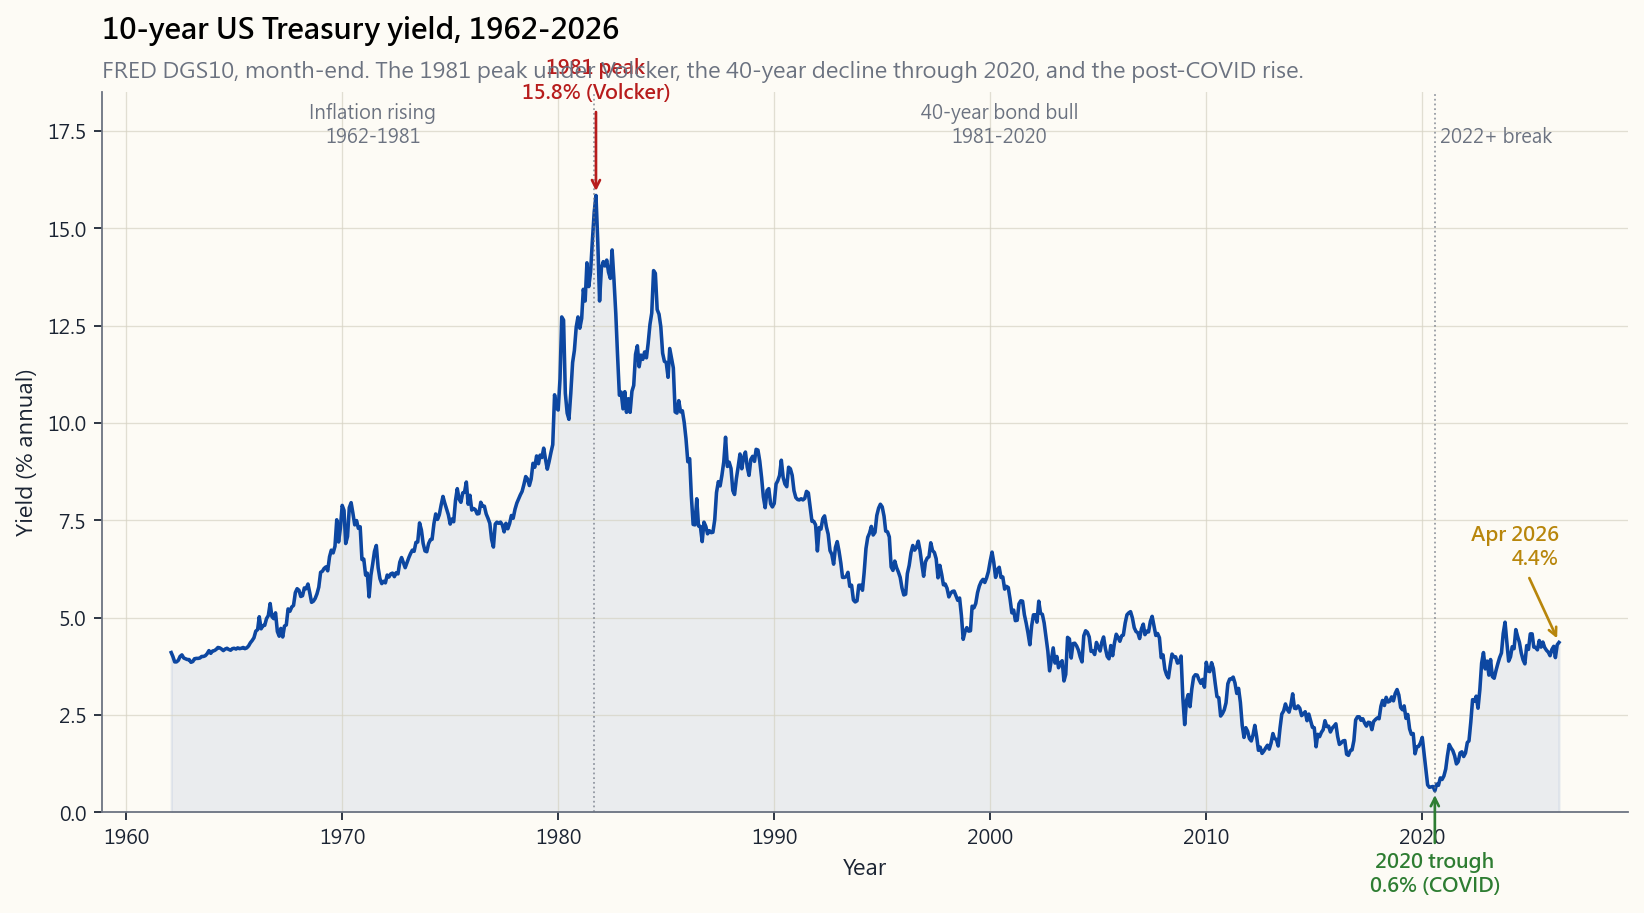

Reproduce this figure in Python.
"""Week 5, §2.7 — 10-year US Treasury yield, 1962 through 2026.

Long-run history of the 10-year constant-maturity yield via FRED's
DGS10 daily series, resampled to month-end. Annotates the 1981
Volcker peak, the 2020 COVID trough, and the most recent reading.

Run:
    uv run python course/image/week05_yield_history.py
"""

from __future__ import annotations

import sys
from pathlib import Path

import matplotlib.pyplot as plt
import pandas as pd

sys.path.insert(0, str(Path(__file__).resolve().parents[1]))

from scripts.chart_helpers import (  # noqa: E402
    PALETTE_LIGHT,
    render_for_all_locales,
    style_axes,
)
from scripts.market_data import fred_series  # noqa: E402

OUT_DIR = Path(__file__).parent
BASE = "week05_yield_history"

LANG_STRINGS = {
    "en": {
        "title":    "10-year US Treasury yield, 1962-2026",
        "subtitle": "FRED DGS10, month-end. The 1981 peak under Volcker, the 40-year decline through 2020, and the post-COVID rise.",
        "xlabel":   "Year",
        "ylabel":   "Yield (% annual)",
        "peak":     "1981 peak\n{v:.1f}% (Volcker)",
        "trough":   "2020 trough\n{v:.1f}% (COVID)",
        "now":      "Apr 2026\n{v:.1f}%",
        "regime1":  "Inflation rising\n1962-1981",
        "regime2":  "40-year bond bull\n1981-2020",
        "regime3":  "2022+ break",
    },
    "hk": {
        "title":    "十年期美國國債孳息率,1962-2026",
        "subtitle": "FRED DGS10 月底數據。1981 年沃爾克高峰,40 年下行至 2020 年,COVID 後反彈。",
        "xlabel":   "年份",
        "ylabel":   "孳息率(年化 %)",
        "peak":     "1981 年高峰\n{v:.1f}%(沃爾克)",
        "trough":   "2020 年低谷\n{v:.1f}%(COVID)",
        "now":      "2026 年 4 月\n{v:.1f}%",
        "regime1":  "通脹上行\n1962-1981",
        "regime2":  "四十年債券大牛\n1981-2020",
        "regime3":  "2022 後斷裂",
    },
    "tw": {
        "title":    "十年期美國公債殖利率,1962-2026",
        "subtitle": "FRED DGS10 月底資料。1981 年伏克爾高峰、40 年下行至 2020 年、COVID 後反彈。",
        "xlabel":   "年份",
        "ylabel":   "殖利率(年化 %)",
        "peak":     "1981 年高峰\n{v:.1f}%(伏克爾)",
        "trough":   "2020 年低谷\n{v:.1f}%(COVID)",
        "now":      "2026 年 4 月\n{v:.1f}%",
        "regime1":  "通膨上行\n1962-1981",
        "regime2":  "四十年公債大多頭\n1981-2020",
        "regime3":  "2022 後斷裂",
    },
    "cn": {
        "title":    "十年期美国国债收益率,1962-2026",
        "subtitle": "FRED DGS10 月末数据。1981 年沃尔克高峰、40 年下行至 2020 年、COVID 后反弹。",
        "xlabel":   "年份",
        "ylabel":   "收益率(年化 %)",
        "peak":     "1981 年高峰\n{v:.1f}%(沃尔克)",
        "trough":   "2020 年低谷\n{v:.1f}%(COVID)",
        "now":      "2026 年 4 月\n{v:.1f}%",
        "regime1":  "通胀上行\n1962-1981",
        "regime2":  "四十年债券大牛\n1981-2020",
        "regime3":  "2022 后断裂",
    },
}


def _load() -> pd.Series:
    df = fred_series("DGS10", start="1962-01-01")
    s = df.iloc[:, 0].dropna().astype(float)
    s.index = pd.to_datetime(s.index)
    s = s.resample("ME").last().dropna()
    return s


def build_fig(s):
    series = _load()
    p = PALETTE_LIGHT
    fig, ax = plt.subplots(figsize=(10.4, 5.8))
    style_axes(ax, p)

    ax.plot(series.index, series.values, color=p["blue"], linewidth=1.6)
    ax.fill_between(series.index, 0, series.values, color=p["blue"], alpha=0.08)

    # Find peak (around 1981) and trough (around 2020)
    peak_idx = series["1980":"1982"].idxmax()
    peak_v = series.loc[peak_idx]
    trough_idx = series["2020":"2020"].idxmin()
    trough_v = series.loc[trough_idx]
    last_idx = series.index[-1]
    last_v = float(series.iloc[-1])

    # Annotate peak
    ax.annotate(s["peak"].format(v=peak_v),
                xy=(peak_idx, peak_v), xytext=(peak_idx, peak_v + 2.5),
                ha="center", fontsize=9, color=p["red"], fontweight="bold",
                arrowprops=dict(arrowstyle="->", color=p["red"], lw=1.2))
    # Annotate trough
    ax.annotate(s["trough"].format(v=trough_v),
                xy=(trough_idx, trough_v), xytext=(trough_idx, trough_v - 2.6),
                ha="center", fontsize=9, color=p["green"], fontweight="bold",
                arrowprops=dict(arrowstyle="->", color=p["green"], lw=1.2))
    # Annotate current
    ax.annotate(s["now"].format(v=last_v),
                xy=(last_idx, last_v), xytext=(last_idx, last_v + 2.0),
                ha="right", fontsize=9, color=p["accent"], fontweight="bold",
                arrowprops=dict(arrowstyle="->", color=p["accent"], lw=1.2))

    # Regime band labels at top
    ax.text(pd.Timestamp("1971-06-01"), 17.2, s["regime1"],
            ha="center", fontsize=8.5, color=p["muted"])
    ax.text(pd.Timestamp("2000-06-01"), 17.2, s["regime2"],
            ha="center", fontsize=8.5, color=p["muted"])
    ax.text(pd.Timestamp("2023-06-01"), 17.2, s["regime3"],
            ha="center", fontsize=8.5, color=p["muted"])
    # Regime divider lines
    for d in (pd.Timestamp("1981-09-01"), pd.Timestamp("2020-08-01")):
        ax.axvline(d, color=p["muted"], linestyle=":", linewidth=0.8, alpha=0.7)

    ax.set_xlabel(s["xlabel"])
    ax.set_ylabel(s["ylabel"])
    ax.set_ylim(0, 18.5)
    ax.set_title(s["title"], fontsize=13, fontweight="bold", loc="left", pad=24)
    ax.text(0, 1.02, s["subtitle"], transform=ax.transAxes,
            fontsize=10, color=p["muted"])

    fig.tight_layout()
    return fig


if __name__ == "__main__":
    paths = render_for_all_locales(BASE, OUT_DIR, build_fig, LANG_STRINGS)
    for pth in paths:
        print(f"wrote {pth}")
